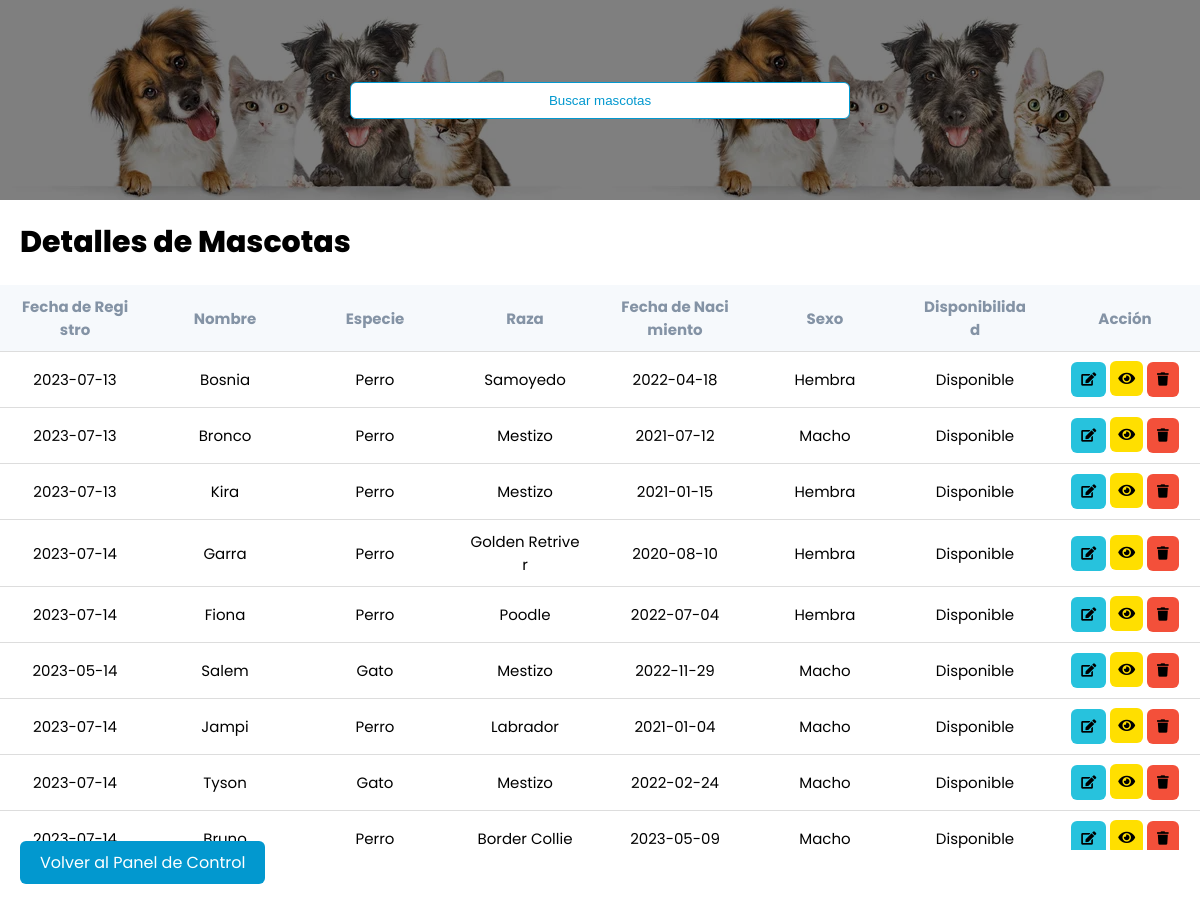
Page /admin/php/mascotas.php on the committed database.
### tables this page shows
CREATE TABLE `mascota` (
  `id` int(10) UNSIGNED NOT NULL,
  `EstadoMascota_id` int(10) UNSIGNED NOT NULL,
  `Usuario_id` int(10) UNSIGNED NOT NULL,
  `nombre` varchar(45) DEFAULT NULL,
  `especie` varchar(45) DEFAULT NULL,
  `raza` varchar(45) DEFAULT NULL,
  `fechaDeNacimiento` date DEFAULT NULL,
  `sexo` varchar(6) DEFAULT NULL,
  `tamanio` varchar(7) DEFAULT NULL,
  `colores` varchar(100) DEFAULT NULL,
  `cantidadDePelaje` varchar(7) DEFAULT NULL,
  `estadoDeSalud` varchar(70) DEFAULT NULL,
  `esterilizacion` tinyint(3) UNSIGNED DEFAULT NULL,
  `disponibilidad` tinyint(3) UNSIGNED DEFAULT NULL,
  `descripcion` text DEFAULT NULL,
  `fechaDeRegistro` date DEFAULT NULL
);

### admin/php/mascotas.php (the view, shortened to what this page needs)
<!DOCTYPE html>
<html lang="en">
<head>
    <link rel="stylesheet" href="../css/style-user.css">
    <link rel="stylesheet" href="https://cdnjs.cloudflare.com/ajax/libs/font-awesome/5.15.1/css/all.min.css">
</head>
<body>
    <div class="table">
        <div class="table_header">
            <div>
                <input id="searchInput" placeholder="Buscar mascotas">
            </div>
        </div>
        <div class="table_section">
        <p>Detalles de Mascotas</p>
        <table>
                <thead>
                    <tr>
                        <th>Fecha de Registro</th>
                        <th>Nombre</th>
                        <th>Especie</th>
                        <th>Raza</th>
                        <th>Fecha de Nacimiento</th>
                        <th>Sexo</th>
                        <th>Disponibilidad</th>
                        <th>Acción</th>
                    </tr>
                </thead>
                <tbody id="tableBody">
                    <?php
                    require_once "../../php/conexion_be.php";
                    $SQL = "SELECT * FROM mascota";
                    $dato = mysqli_query($conexion, $SQL);
                    if ($dato->num_rows > 0) {
                        while ($fila = mysqli_fetch_array($dato)) {
                            $disponibilidadNombre = '';
                            if ($fila['disponibilidad'] == 1) {
                                $disponibilidadNombre = 'Disponible';
                            } elseif ($fila['disponibilidad'] == 2) {
                                $disponibilidadNombre = 'En Adopción';
                            } elseif ($fila['disponibilidad'] == 3) {
                                $disponibilidadNombre = 'Adoptada';
                            } elseif ($fila['disponibilidad'] == 4) {
                                $disponibilidadNombre = 'Reservada';
                            }
                            ?>
                            <tr class="table-row">
                                <td><?php echo $fila['fechaDeRegistro']; ?></td>
                                <td><?php echo $fila['nombre']; ?></td>
                                <td><?php echo $fila['especie']; ?></td>
                                <td><?php echo $fila['raza']; ?></td>
                                <td><?php echo $fila['fechaDeNacimiento']; ?></td>
                                <td><?php echo $fila['sexo']; ?></td>
                                <td><?php echo $disponibilidadNombre; ?></td>
                                <td>
                                    <button class="edit-btn"><i class="fas fa-edit"></i></button>
                                    <a class="view-btn" href="../../php/obtenerMascotaActual.php?indice=<?php echo $fila['id']; ?>"><i class="fas fa-eye"></i></a>
                                    <form method="POST" action="<?php echo $_SERVER["PHP_SELF"]; ?>" style="display: inline;">
                                        <button class="delete-btn" type="submit"><i class="fas fa-trash"></i></button>
                                    </form>
                                </td>
                            </tr>
                            <?php
                        }
                    } else {
                        ?>
                        <tr class="text-center">
                            <td colspan="8">No existen registros</td>
                        </tr>
                        <?php
                    }
                    ?>
                </tbody>
            </table>
        </div>
        <a class="panel-control" href="page.php">Volver al Panel de Control</a>
    </div>
</body>
</html>

### admin/css/style-user.css (style rules this page uses)
* { margin: 0; padding: 0; box-sizing: border-box; }
body { font-family: "Poppins"; overflow: hidden; }
.table { width: 100%; }
.table_header { display: flex; justify-content: space-between; align-items: center; flex-wrap: wrap; padding: 50px; background-image: linear-gradient( rgba(0,0,0,0.5), rgba(0,0,0,0.5)), url(../img/a.jpg); display: flex; justify-content: center; height: 200px; }
.table_header input { width: 500px; }
.table_section p { color: #000; font-size: 30px; font-weight: 800; padding: 20px; }
button { outline: none; border: none; border-radius: 6px; cursor: pointer; padding: 10px; text-decoration: none; }
.panel-control { outline: none; border: none; border-radius: 6px; cursor: pointer; padding: 10px; text-decoration: none; padding: 10px 20px; margin-left: 20px; color: #ffffff; background-color: #0298cf; }
td button:nth-child(1) { background-color: #27c2dd; color: #000; }
.view-btn { padding: 7px 8px; background-color: #ffdf00; color: #000; border-radius: 6px; }
.delete-btn { background-color: #f3503a; color: #000; }
input { padding: 10px 20px; margin: 0 10px; outline: none; border: 1px solid #0298cf; border-radius: 6px; color: #0298cf; text-align: center; }
.table_section { height: 650px; overflow: auto; }
table { width: 100%; table-layout: fixed; min-width: 900px; border-collapse: collapse; }
thead th { position: sticky; top: 0; background-color: #f6f9fc; color: #8493a5; font-size: 15px; }
th,td { border-bottom: 1px solid #dddddd; padding: 10px 20px; word-break: break-all; text-align: center; }
tr { font-size: 15px; }
::placeholder { color: #0298cf; }

### rows in the picture
mascota: fechaDeRegistro "2023-07-13", nombre "Bosnia", especie "Perro", raza "Samoyedo", fechaDeNacimiento "2022-04-18", sexo "Hembra", disponibilidad "Disponible"
mascota: fechaDeRegistro "2023-07-13", nombre "Bronco", especie "Perro", raza "Mestizo", fechaDeNacimiento "2021-07-12", sexo "Macho", disponibilidad "Disponible"
mascota: fechaDeRegistro "2023-07-13", nombre "Kira", especie "Perro", raza "Mestizo", fechaDeNacimiento "2021-01-15", sexo "Hembra", disponibilidad "Disponible"
mascota: fechaDeRegistro "2023-07-14", nombre "Garra", especie "Perro", raza "Golden Retriver", fechaDeNacimiento "2020-08-10", sexo "Hembra", disponibilidad "Disponible"
mascota: fechaDeRegistro "2023-07-14", nombre "Fiona", especie "Perro", raza "Poodle", fechaDeNacimiento "2022-07-04", sexo "Hembra", disponibilidad "Disponible"
mascota: fechaDeRegistro "2023-05-14", nombre "Salem", especie "Gato", raza "Mestizo", fechaDeNacimiento "2022-11-29", sexo "Macho", disponibilidad "Disponible"
mascota: fechaDeRegistro "2023-07-14", nombre "Jampi", especie "Perro", raza "Labrador", fechaDeNacimiento "2021-01-04", sexo "Macho", disponibilidad "Disponible"
mascota: fechaDeRegistro "2023-07-14", nombre "Tyson", especie "Gato", raza "Mestizo", fechaDeNacimiento "2022-02-24", sexo "Macho", disponibilidad "Disponible"
mascota: fechaDeRegistro "2023-07-14", nombre "Bruno", especie "Perro", raza "Border Collie", fechaDeNacimiento "2023-05-09", sexo "Macho", disponibilidad "Disponible"
